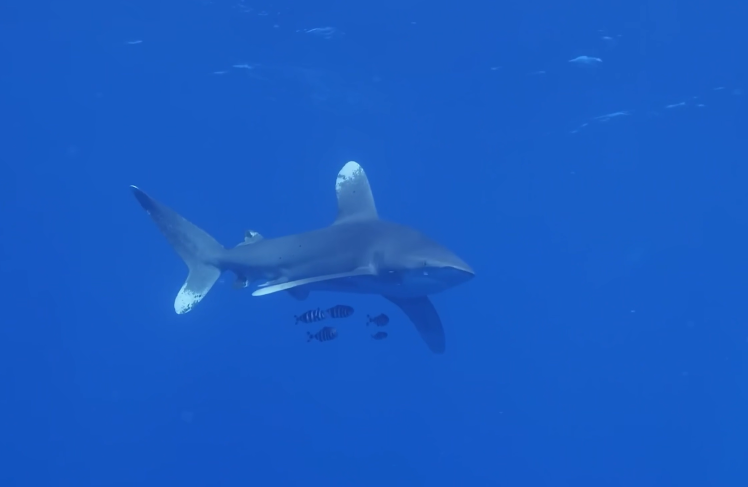
#> input picture 2.png, 1496 x 974 px (shown at 1/2 size)
$ python -i test_video.py   (imports and definitions only)
#> lines starting #> are read from the running program, lines starting #| are printed output that depends on the picture
#> further down, picture is the input picture: shape (974, 1496, 3); mean B, G, R 195.8, 91.8, 24.9
"""
Perfect Shark & Fish Detector — Video Mode
==========================================
Input : Input.mp4  (24fps, 4K, 15.4s, 369 frames)
Output: output.mp4

Video structure (auto-detected per keyframe):
  0-7s  : Hammerhead swarm  → SWARM mode  (4x3 tiled inference)
  7-15s : Oceanic whitetip + pilot fish → SINGLE mode (3-pass pipeline)

Per-keyframe mode switching + linear interpolation between keyframes.
"""

import cv2
import numpy as np
import requests
import base64
import os
import time
from collections import Counter
from dotenv import load_dotenv

# [1 line not run here, left out]
# [1 line that did not run here, left out]
API_URL = "https://serverless.roboflow.com/aquarium-combined/3"

CONF_SWARM  = 0.06
CONF_SINGLE = 0.01
CONF_BELLY  = 0.04

API_W_TILE  = 1024
API_W_FULL  = 1280
API_W_BELLY = 1280

KEYFRAME_INTERVAL = 6    # infer every N frames; interpolate the rest
INPUT_VIDEO       = "Input.mp4"
OUTPUT_VIDEO      = "output.mp4"

# Hardcoded scene transition (confirmed by visual inspection of sample frames):
#   frames   0-167  (0-7s)  = hammerhead swarm   → SWARM mode
#   frames 168-368  (7-15s) = oceanic whitetip   → SINGLE mode
SWARM_END_FRAME = 168

RED   = (30,  30, 220)
GREEN = (30, 190,  40)

SHARK_CLASSES = {
    "shark", "hammerhead", "hammerhead shark", "bull shark",
    "tiger shark", "whale shark", "nurse shark", "oceanic whitetip",
}
DISP = {
    "hammerhead":       "Hammerhead",
    "hammerhead shark": "Hammerhead",
    "shark":            "Shark",
    "oceanic whitetip": "Whitetip",
    "stingray":         "Stingray",
    "jellyfish":        "Jellyfish",
    "fish":             "Fish",
    "starfish":         "Starfish",
    "penguin":          "Penguin",
    "puffin":           "Puffin",
}


# ═════════════════════════════════════════════════════════════════════════════
# Preprocessing
# ═════════════════════════════════════════════════════════════════════════════

def enhance(frame):
    b, g, r = cv2.split(frame)
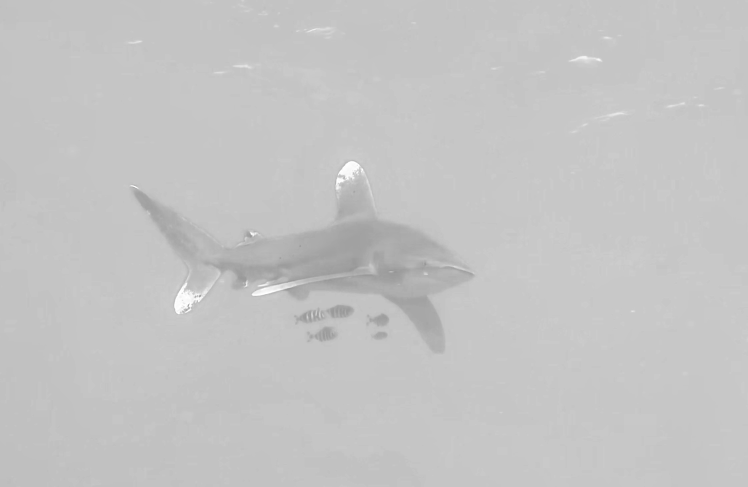
#> b: shape (974, 1496) (shown at 1/2 size); min 144, max 255, mean 195.8
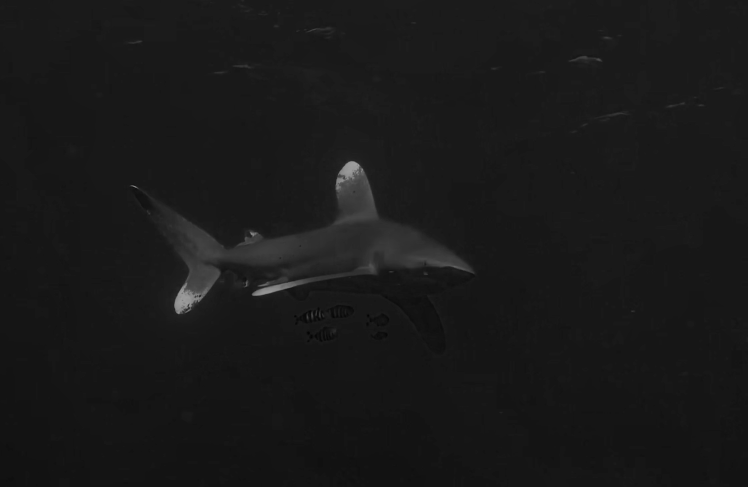
#> r: shape (974, 1496) (shown at 1/2 size); min 2, max 166, mean 24.9
    r = cv2.add(r, 22)
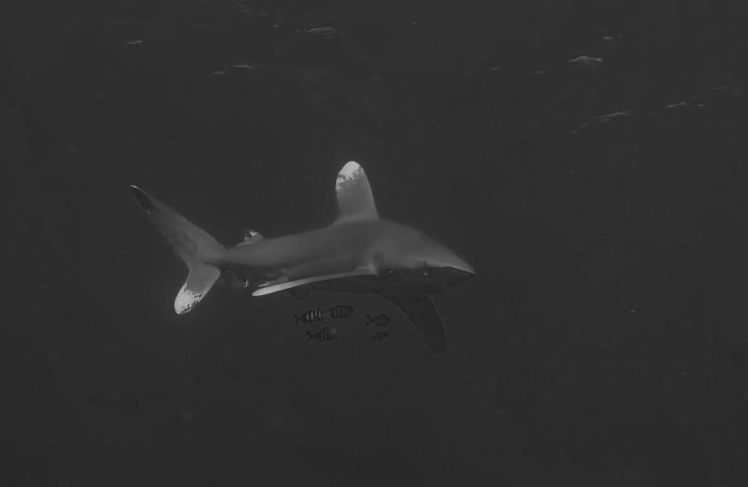
#> r: shape (974, 1496) (shown at 1/2 size); min 24, max 188, mean 46.9
    frame = cv2.merge([b, g, r])
    lab = cv2.cvtColor(frame, cv2.COLOR_BGR2LAB)
#> lab: shape (974, 1496, 3); mean of channels 0, 1, 2 106, 149.9, 69.3
    l, a, b_ = cv2.split(lab)
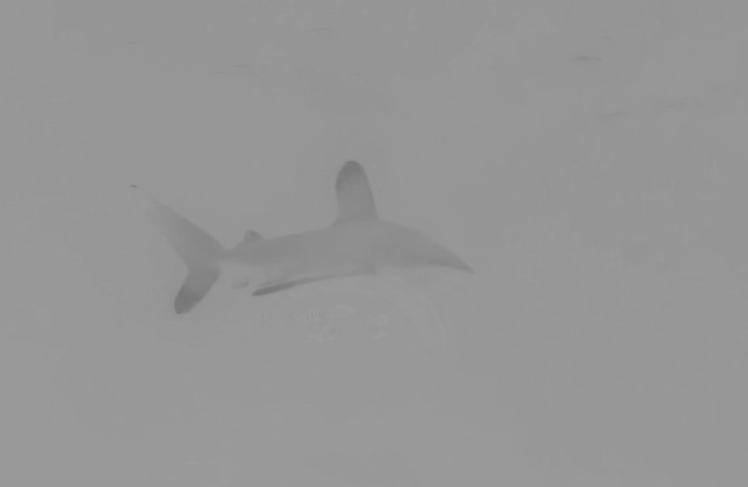
#> a: shape (974, 1496) (shown at 1/2 size); min 117, max 157, mean 149.9
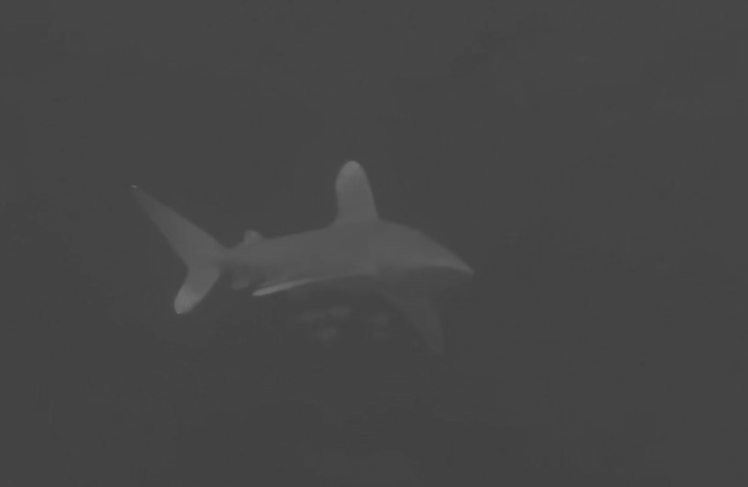
#> b_: shape (974, 1496) (shown at 1/2 size); min 64, max 113, mean 69.3
    l = cv2.createCLAHE(clipLimit=2.8, tileGridSize=(8, 8)).apply(l)
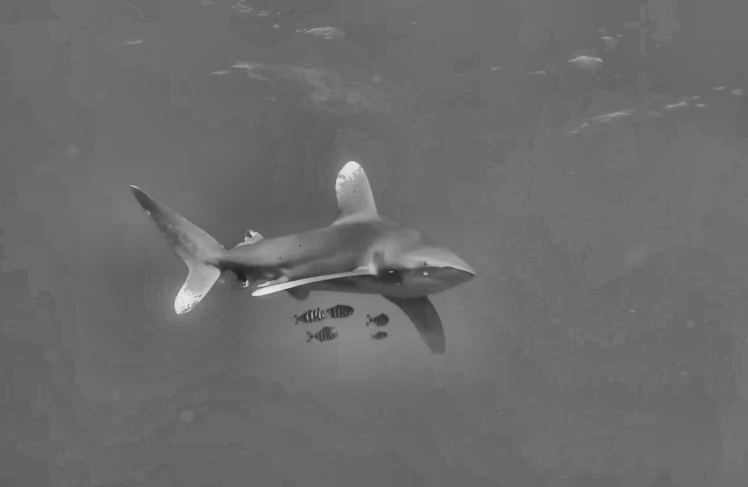
#> l: shape (974, 1496) (shown at 1/2 size); min 32, max 236, mean 108
    return cv2.cvtColor(cv2.merge([l, a, b_]), cv2.COLOR_LAB2BGR)
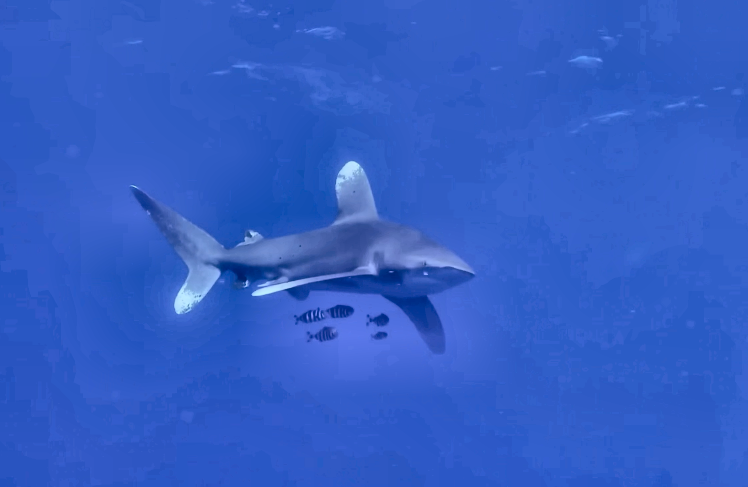
#> returned value: shape (974, 1496, 3) (shown at 1/2 size); mean B, G, R 197.9, 93.7, 50.1


# ═════════════════════════════════════════════════════════════════════════════
# Geometry
# ═════════════════════════════════════════════════════════════════════════════

# [7 lines left out: function iou, not called in this run]


def rect_overlap(a, b):
    return not (a[2] < b[0] or a[0] > b[2] or a[3] < b[1] or a[1] > b[3])


# ═════════════════════════════════════════════════════════════════════════════
# Per-detection fixes
# ═════════════════════════════════════════════════════════════════════════════

# [536 lines left out: functions fix_class, context_reclassify, nms, filter_shark_body_fish, merge_partial_sharks, _post and 8 more, not called in this run]


# [2 lines not run here, left out]

>>> import cv2
>>> picture = cv2.imread('2.png')
>>> result = enhance(picture)
